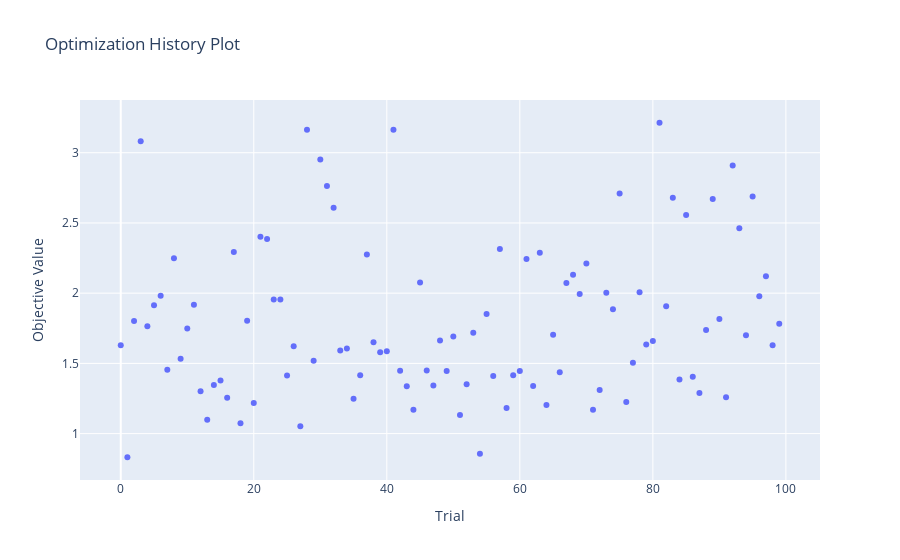
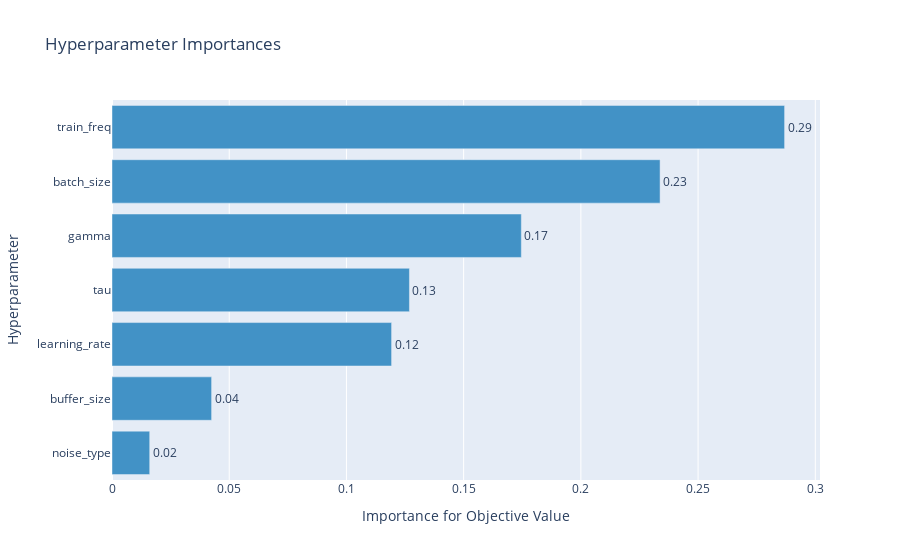

The notebook cell these images were saved under, in order:
### Markdown cell above
#### Parameter Importance

### Code cell
parameter_importance(TD3_study, "TD3")

### Figure 1 — Plotly figure (JSON) as saved in the notebook; plotly's stock layout.template omitted (floating-point values rounded to 4 significant figures)
{"data": [{"mode": "markers", "name": "Objective Value", "type": "scatter", "x": [0, 1, 2, 3, 4, 5, 6, 7, 8, 9, 10, 11, 12, 13, 14, 15, 16, 17, 18, 19, 20, 21, 22, 23, 24, 25, 26, 27, 28, 29, 30, 31, 32, 33, 34, 35, 36, 37, 38, 39, 40, 41, 42, 43, 44, 45, 46, 47, 48, 49, 50, 51, 52, 53, 54, 55, 56, 57, 58, 59, 60, 61, 62, 63, 64, 65, 66, 67, 68, 69, 70, 71, 72, 73, 74, 75, 76, 77, 78, 79, 80, 81, 82, 83, 84, 85, 86, 87, 88, 89, 90, 91, 92, 93, 94, 95, 96, 97, 98, 99], "y": [1.63, 0.8317, 1.802, 3.082, 1.765, 1.913, 1.982, 1.454, 2.248, 1.533, 1.748, 1.917, 1.302, 1.098, 1.346, 1.379, 1.255, 2.293, 1.074, 1.804, 1.218, 2.402, 2.386, 1.956, 1.955, 1.413, 1.622, 1.053, 3.164, 1.519, 2.951, 2.763, 2.609, 1.592, 1.605, 1.248, 1.415, 2.275, 1.65, 1.58, 1.586, 3.163, 1.447, 1.337, 1.17, 2.076, 1.449, 1.343, 1.662, 1.447, 1.692, 1.133, 1.352, 1.718, 0.8562, 1.851, 1.41, 2.315, 1.183, 1.415, 1.446, 2.244, 1.338, 2.288, 1.204, 1.704, 1.437, 2.072, 2.131, 1.994, 2.211, 1.17, 1.31, 2.003, 1.886, 2.709, 1.225, 1.504, 2.007, 1.634, 1.66, 3.213, 1.907, 2.68, 1.385, 2.557, 1.405, 1.289, 1.738, 2.671, 1.817, 1.259, 2.908, 2.462, 1.7, 2.689, 1.979, 2.121, 1.63, 1.782]}], "layout": {"title": {"text": "Optimization History Plot"}, "xaxis": {"title": {"text": "Trial"}}, "yaxis": {"title": {"text": "Objective Value"}}}}

### Figure 2 — Plotly figure (JSON) as saved in the notebook; plotly's stock layout.template omitted (floating-point values rounded to 4 significant figures)
{"data": [{"cliponaxis": false, "hovertemplate": ["noise_type (CategoricalDistribution): 0.016085319683249923<extra></extra>", "buffer_size (CategoricalDistribution): 0.042488236703728754<extra></extra>", "learning_rate (FloatDistribution): 0.11925923027824668<extra></extra>", "tau (CategoricalDistribution): 0.12687592199320447<extra></extra>", "gamma (CategoricalDistribution): 0.17460559784973761<extra></extra>", "batch_size (CategoricalDistribution): 0.23378493254834048<extra></extra>", "train_freq (CategoricalDistribution): 0.28690076094349215<extra></extra>"], "marker": {"color": "rgb(66,146,198)"}, "orientation": "h", "text": ["0.02", "0.04", "0.12", "0.13", "0.17", "0.23", "0.29"], "textposition": "outside", "type": "bar", "x": [0.01609, 0.04249, 0.1193, 0.1269, 0.1746, 0.2338, 0.2869], "y": ["noise_type", "buffer_size", "learning_rate", "tau", "gamma", "batch_size", "train_freq"]}], "layout": {"showlegend": false, "title": {"text": "Hyperparameter Importances"}, "xaxis": {"title": {"text": "Importance for Objective Value"}}, "yaxis": {"title": {"text": "Hyperparameter"}}}}
